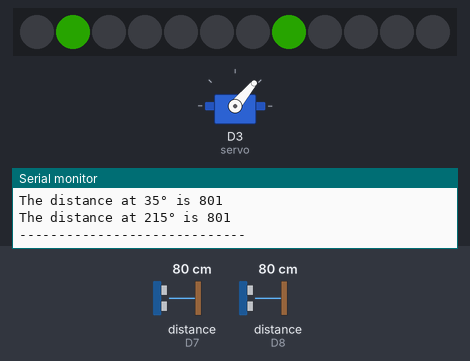
Bench run of a sketch on a simulated ESP8266 (NodeMCU). Parts: servo, 12 RGB LEDs in strip order, left to right, the last lines printed to the serial monitor. Wiring (inferred from the names in the program): 2 × ultrasonic range finder: trigger D6, echo D8 / trigger D5, echo D7. The inputs (shaded band) are chosen by the test bench; at power-on: distance to the obstacle (sensors on D7, D8) 80 cm. The echo pulse lasts 58.3 µs per cm; dim RGB values are drawn brighter than linear; WiFi joins after 1.5 s; servers stay silent unless stated; uploads are accepted with an empty reply.

Above: at 17.4 s.
17.5 s: distance to the obstacle (sensor on D7) set to 4 cm
At 20.0 s:
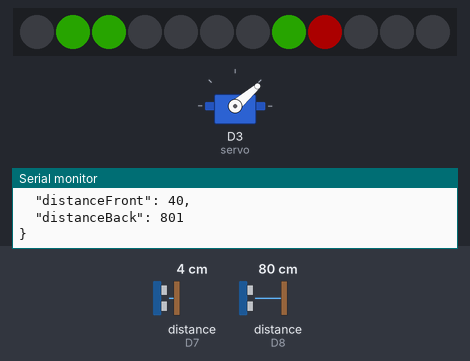
21.6 s: distance to the obstacle (sensor on D8) set to 35 cm
At 25.6 s:
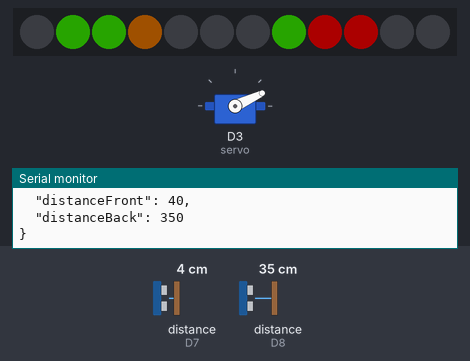
25.7 s: distance to the obstacle (sensor on D8) set to 18 cm
29.8 s: distance to the obstacle (sensor on D7) set to 60 cm
At 32.2 s:
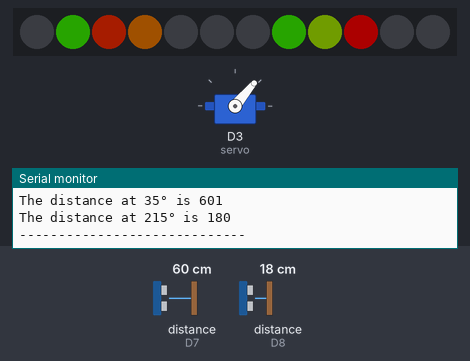
33.9 s: distance to the obstacle (sensor on D7) set to 2 cm
At 38.8 s:
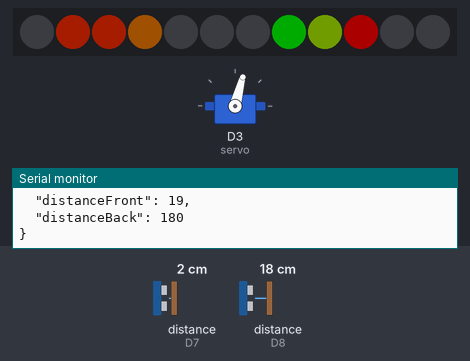
42.1 s: distance to the obstacle (sensor on D8) set to 2 cm
At 45.1 s:
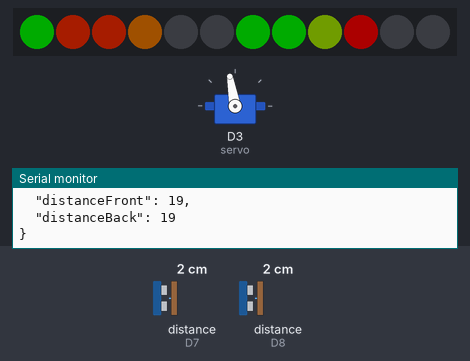
Timing chart, 0 to 51.9 s (numbered marks = the images above; inputs shaded):
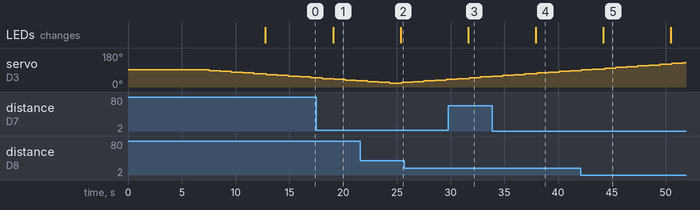

The sketch:

RadarFinal.ino
```cpp
#include <Servo.h>
#include <FastLED.h>
#include <ESP8266WiFi.h>
#include <WiFiClient.h>
#include <ESP8266HTTPClient.h>
#include <ArduinoJson.h>

#define NUM_LEDS 12 //How many leds on the strip?
#define DATA_PIN 4  //DIN of LED strip - D4
#define TRIGGER1 D5 // Trigger of main ultrasonic sensor
#define ECHO1    D7
#define TRIGGER2 D6
#define ECHO2    D8
//Servopin : D3

int angle; //Actual angle of servo
int angle2; //Opposite angle (of second sensor)
int anglemovement=0;
int ledid;
int dist1, dist2;
int mnumber;
int ledarray [2][6] = {{9, 8, 7, 6, 5, 4},
                       {3, 2, 1, 0, 11, 10}};
bool rot = 0; //Rotation direction; 0=CCW; 1=CW
long duration1;
long duration2;
long distance1;
long distance2;

Servo servo;
CRGB leds[NUM_LEDS];

void setup() {
      Serial.begin(9600);
  //Wifi
       delay(5000);
      const char* ssid = ""; //SSID of WiFi router
      const char* password = ""; //PASS for router
      WiFi.begin(ssid, password); //Connect to wifi
      while (WiFi.status() != WL_CONNECTED) {
              delay(500);
              Serial.println("Awaiting connection"); //As long as not connected
      }
      Serial.println("");
      Serial.println("WiFi connected");
      Serial.println(WiFi.localIP()); //Print the IP address
  //Servo
      angle = 90; //set home position
      servo.attach(D3); //Servo pin
      servo.write(0); //Bring servo to home position
  //LED
      FastLED.addLeds<NEOPIXEL, DATA_PIN>(leds, NUM_LEDS);
      FastLED.clear();
      FastLED.setBrightness(48);
  //Ultrasonic sensor
      pinMode(TRIGGER1, OUTPUT);
      pinMode(ECHO1, INPUT);
      pinMode(TRIGGER2, OUTPUT);
      pinMode(ECHO2, INPUT);
}

void loop(){
  for(int timer = 0; timer<30; timer=timer+5){
    movement();
    //measured();
    measure1();
    measure2();
    mprint();
    jsonvoid();
    delay(500);
    //Serial.println(WiFi.localIP()); //Print the IP address
    //Serial.println();
  }
  ledvoid();
}

void movement(){
   if(angle>174){
        rot=0;
   }
   else if(angle<1){
   rot=1;           //Servo reverse point
   }
   if(rot==1){
       angle = angle+5;
       anglemovement = ((angle+25)*150)/180;
    }
   else{
       angle = angle-5;
       anglemovement = ((angle+25)*150)/180;
   }

  //Serial.println(anglemovement);
    servo.write(anglemovement);       //Servo move by 5°
    angle2 = angle+180;
}

void measured(){
  digitalWrite(TRIGGER2, LOW);
  delayMicroseconds(2);
  digitalWrite(TRIGGER2, HIGH);
  delayMicroseconds(10);
  digitalWrite(TRIGGER2, LOW);
  duration2 = pulseIn(ECHO2, HIGH);
  distance2 = (duration2/2) / 29.1;
  digitalWrite(TRIGGER2, LOW);
  delayMicroseconds(2);
  delay(150);
}

void measure1(){
      //Measure the distances
  digitalWrite(TRIGGER1, LOW);
  delayMicroseconds(2);
  digitalWrite(TRIGGER1, HIGH);
  delayMicroseconds(10);
  digitalWrite(TRIGGER1, LOW);
  duration1 = pulseIn(ECHO1, HIGH);
  digitalWrite(TRIGGER1, LOW);
  delayMicroseconds(2);
      //Change the distances to milimeters
  distance1 = (duration1/2) / 2.91;
  delay(150);
}

void measure2(){
      //Measure the distances
  digitalWrite(TRIGGER2, LOW);
  delayMicroseconds(2);
  digitalWrite(TRIGGER2, HIGH);
  delayMicroseconds(10);
  digitalWrite(TRIGGER2, LOW);
  duration2 = pulseIn(ECHO2, HIGH);
  digitalWrite(TRIGGER2, LOW);
  delayMicroseconds(2);
      //Change the distances to milimeters
  distance2 = (duration2/2) / 2.91;
  delay(150);
}

void mprint(){
      //convert to milimetres
  Serial.print("The distance at ");
  Serial.print(angle);
  Serial.print("° is ");
  Serial.println(distance1);
  Serial.print("The distance at ");
  Serial.print(angle2);
  Serial.print("° is ");
  Serial.println(distance2);
  Serial.println("-----------------------------");
  }

void ledvoid(){
  dist1=distance1;
  dist2=distance2;
  if(distance1>1000){
    dist1=999;}
  if(distance2>1000){
    dist2=999;}

  ledid=angle/30;
  int greenval1 = map(dist1, 30, 1000, 0, 255);
  int greenval2 = map(dist2, 30, 1000, 0, 255);

  leds[ledarray[0][ledid]].g = greenval1;
  leds[ledarray[0][ledid]].r = 255-greenval1;
  leds[ledarray[1][ledid]].g = greenval2;
  leds[ledarray[1][ledid]].r = 255-greenval2;
  FastLED.show();
  delay(100);
  //Serial.println(ledid);
}

void jsonvoid(){
  StaticJsonBuffer<300> JSONbuffer;
  /*if(mnumber==37)
        {mnumber=1;}*/
  mnumber = angle/5;
/*  if (angle = 180)
      {mnumber = 1;}*/
  mnumber = mnumber+1;
  JsonObject& JSONencoder = JSONbuffer.createObject();
  JSONencoder["id"] = mnumber;
  //JSONencoder["angleFront"] = angle;
  JSONencoder["distanceFront"] = distance1;
  //JSONencoder["angleBack"] = angle2;
  JSONencoder["distanceBack"] = distance2;
  char JSONmessageBuffer[300];

  JSONencoder.prettyPrintTo(JSONmessageBuffer, sizeof(JSONmessageBuffer));

  HTTPClient http; //Declare object of class HTTPClient

  http.begin("http://192.168.10.59:8080/arduino/data"); //Specify request destination
  http.addHeader("Content-Type", "application/json"); //Specify content-type header

  int httpCode = http.POST(JSONmessageBuffer); //Send the request
  String payload = http.getString(); //Get the response payload

  /*Serial.println(httpCode); //Print HTTP return code
  Serial.println(payload); //Print request response payload*/
  Serial.println(JSONmessageBuffer);
  http.end(); //Close connection
  //mnumber++;
}
```

Measured:
- after the input at 17.5 s, the LEDs: change after 1.6 s (image 1)
- after the input at 21.6 s, the LEDs: change after 3.8 s (image 2)
- after the input at 29.8 s, the LEDs: change after 1.8 s (image 3)
- after the input at 33.9 s, the LEDs: change after 4.0 s (image 4)
